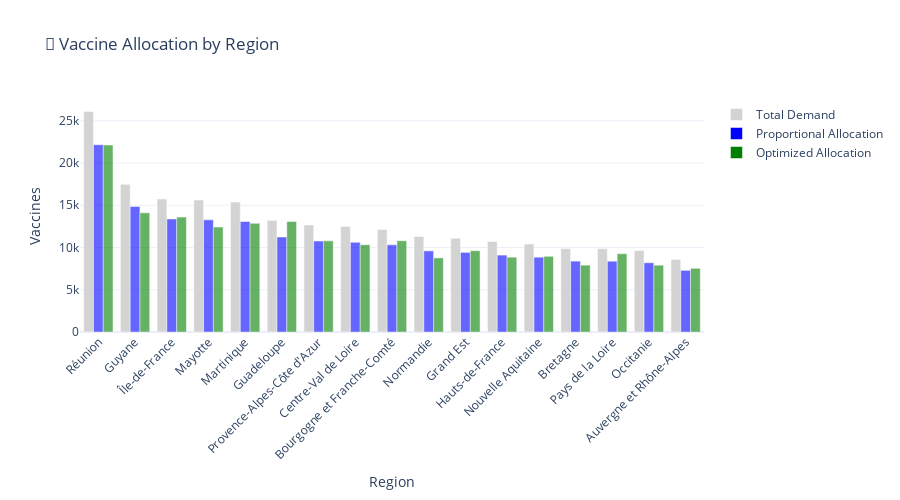

Notebook source saved alongside this figure:
### Code cell
if df_predictions is not None:
    # Coverage comparison
    fig = go.Figure()

    # Demand baseline
    fig.add_trace(go.Bar(
        x=regional_demand['region'],
        y=regional_demand['total_demand'],
        name='Total Demand',
        marker=dict(color='lightgray')
    ))

    # Proportional allocation
    fig.add_trace(go.Bar(
        x=regional_demand['region'],
        y=regional_demand['allocation_proportional'],
        name='Proportional Allocation',
        marker=dict(color='blue', opacity=0.6)
    ))

    # Optimal allocation (if available)
    if 'allocation_optimal' in regional_demand.columns:
        fig.add_trace(go.Bar(
            x=regional_demand['region'],
            y=regional_demand['allocation_optimal'],
            name='Optimized Allocation',
            marker=dict(color='green', opacity=0.6)
        ))

    fig.update_layout(
        title=' Vaccine Allocation by Region',
        xaxis_title='Region',
        yaxis_title='Vaccines',
        barmode='group',
        xaxis_tickangle=-45,
        height=500,
        template='plotly_white'
    )

    fig.write_html(viz_path / 'allocation_by_region.html')
    fig.show()
    print("\n Saved: allocation_by_region.html")

### Figure 1 — Plotly figure (JSON) as saved in the notebook; plotly's stock layout.template omitted (floating-point values rounded to 4 significant figures)
{"data": [{"marker": {"color": "lightgray"}, "name": "Total Demand", "type": "bar", "x": ["Réunion", "Guyane", "Île-de-France", "Mayotte", "Martinique", "Guadeloupe", "Provence-Alpes-Côte d'Azur", "Centre-Val de Loire", "Bourgogne et Franche-Comté", "Normandie", "Grand Est", "Hauts-de-France", "Nouvelle Aquitaine", "Bretagne", "Pays de la Loire", "Occitanie", "Auvergne et Rhône-Alpes"], "y": [26080.0, 17470.0, 15750.0, 15610.0, 15390.0, 13220.0, 12670.0, 12490.0, 12140.0, 11300.0, 11090.0, 10710.0, 10420.0, 9869.0, 9863.0, 9640.0, 8588.0]}, {"marker": {"color": "blue", "opacity": 0.6}, "name": "Proportional Allocation", "type": "bar", "x": ["Réunion", "Guyane", "Île-de-France", "Mayotte", "Martinique", "Guadeloupe", "Provence-Alpes-Côte d'Azur", "Centre-Val de Loire", "Bourgogne et Franche-Comté", "Normandie", "Grand Est", "Hauts-de-France", "Nouvelle Aquitaine", "Bretagne", "Pays de la Loire", "Occitanie", "Auvergne et Rhône-Alpes"], "y": [22170.0, 14850.0, 13390.0, 13270.0, 13080.0, 11240.0, 10770.0, 10620.0, 10320.0, 9604.0, 9425.0, 9103.0, 8857.0, 8389.0, 8383.0, 8194.0, 7300.0]}, {"marker": {"color": "green", "opacity": 0.6}, "name": "Optimized Allocation", "type": "bar", "x": ["Réunion", "Guyane", "Île-de-France", "Mayotte", "Martinique", "Guadeloupe", "Provence-Alpes-Côte d'Azur", "Centre-Val de Loire", "Bourgogne et Franche-Comté", "Normandie", "Grand Est", "Hauts-de-France", "Nouvelle Aquitaine", "Bretagne", "Pays de la Loire", "Occitanie", "Auvergne et Rhône-Alpes"], "y": [22120.0, 14100.0, 13600.0, 12420.0, 12860.0, 13070.0, 10790.0, 10340.0, 10810.0, 8775.0, 9629.0, 8856.0, 8959.0, 7917.0, 9268.0, 7909.0, 7539.0]}], "layout": {"barmode": "group", "height": 500, "title": {"text": "💉 Vaccine Allocation by Region"}, "xaxis": {"tickangle": -45, "title": {"text": "Region"}}, "yaxis": {"title": {"text": "Vaccines"}}}}
